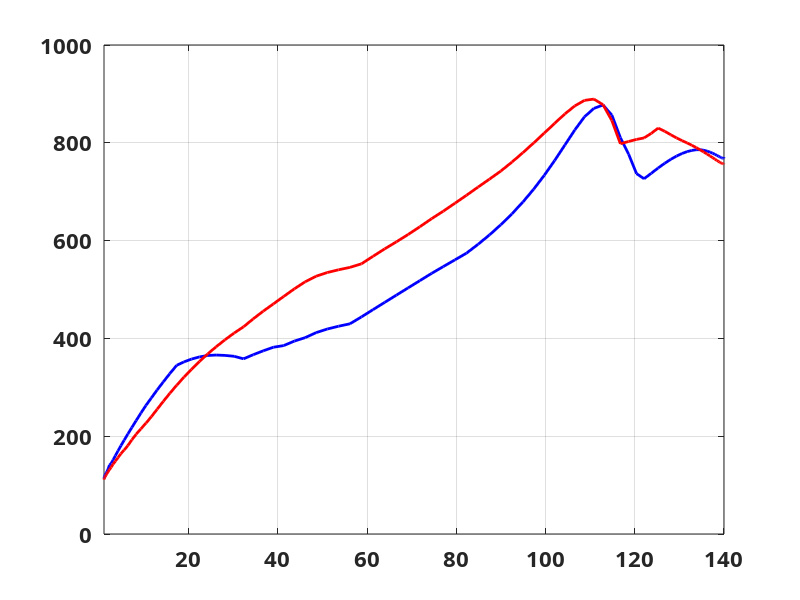

The MATLAB source for this figure:
clc; clear all; close all;

load JRDATA_VHP;
JRDATA_A = JRDATA;
load JRDATA_MOD;
JRDATA_B = JRDATA;

t = linspace(0, 1, 100);
Pmat = [1, 1, 1,  1,   1;  % Final Condition
        1, 0, 0,  0,   0;  % 1st derivative initial condition
        1, 2, 3,  4,   5;  % 1st derivative final condition
        0, 2, 0,  0,   0;  % 2nd derivative initial condition
        0, 2, 6, 12,  20];
    
pcoef = Pmat\[1; 0; 0; 0; 0];

teta = 1 + (140-1)*pcoef'*[t; t.^2; t.^3; t.^4; t.^5];

figure('color', 'white');
plot(teta(1,1:end-2)', JRDATA_A(1:end-2,4), 'color', 'blue', 'linewidth', 2);
hold on;
plot(teta(1,1:end-2)', JRDATA_B(1:end-2,4), 'color', 'red', 'linewidth', 2);
xlim([1, 140]);
% set(gca, 'xtick', [0, 20, 40, 60, 80, 100, 120, 140]);
% xlabel('Humerus Abduction Angle [DEG]');
% ylabel('GH Joint Reaction Force (%BW)');
% title('Abduction in the Scapular Plane');
xlim([1, 140]);
ylim([0, 1000]);
set(gca, 'xtick', [0, 20, 40, 60, 80, 100, 120, 140], 'fontsize', 16, 'fontweight', 'bold', 'fontname', 'sansserif');
set(gca, 'ytick', [0, 200, 400, 600, 800, 1000]);
grid on;